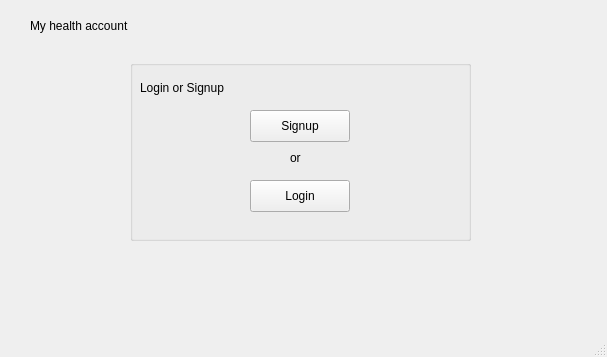
<?xml version="1.0" encoding="UTF-8"?>
<ui version="4.0">
 <class>LandingPage</class>
 <widget class="QMainWindow" name="LandingPage">
  <property name="geometry">
   <rect>
    <x>0</x>
    <y>0</y>
    <width>607</width>
    <height>357</height>
   </rect>
  </property>
  <property name="windowTitle">
   <string>MainWindow</string>
  </property>
  <widget class="QWidget" name="centralwidget">
   <widget class="QLabel" name="label">
    <property name="geometry">
     <rect>
      <x>30</x>
      <y>10</y>
      <width>201</width>
      <height>31</height>
     </rect>
    </property>
    <property name="styleSheet">
     <string notr="true">font: 24pt &quot;.AppleSystemUIFont&quot;;</string>
    </property>
    <property name="text">
     <string>My health account </string>
    </property>
   </widget>
   <widget class="QGroupBox" name="groupBox">
    <property name="geometry">
     <rect>
      <x>130</x>
      <y>60</y>
      <width>341</width>
      <height>181</height>
     </rect>
    </property>
    <property name="title">
     <string/>
    </property>
    <widget class="QLabel" name="label_2">
     <property name="geometry">
      <rect>
       <x>10</x>
       <y>20</y>
       <width>101</width>
       <height>16</height>
      </rect>
     </property>
     <property name="text">
      <string>Login or Signup </string>
     </property>
    </widget>
    <widget class="QPushButton" name="pushButtonSignup">
     <property name="geometry">
      <rect>
       <x>120</x>
       <y>50</y>
       <width>100</width>
       <height>32</height>
      </rect>
     </property>
     <property name="text">
      <string>Signup</string>
     </property>
    </widget>
    <widget class="QPushButton" name="pushButtonLogin">
     <property name="geometry">
      <rect>
       <x>120</x>
       <y>120</y>
       <width>100</width>
       <height>32</height>
      </rect>
     </property>
     <property name="text">
      <string>Login</string>
     </property>
    </widget>
    <widget class="QLabel" name="label_3">
     <property name="geometry">
      <rect>
       <x>160</x>
       <y>90</y>
       <width>51</width>
       <height>16</height>
      </rect>
     </property>
     <property name="text">
      <string>or</string>
     </property>
    </widget>
   </widget>
  </widget>
  <widget class="QMenuBar" name="menubar">
   <property name="geometry">
    <rect>
     <x>0</x>
     <y>0</y>
     <width>607</width>
     <height>22</height>
    </rect>
   </property>
  </widget>
  <widget class="QStatusBar" name="statusbar"/>
 </widget>
 <resources/>
 <connections/>
</ui>
